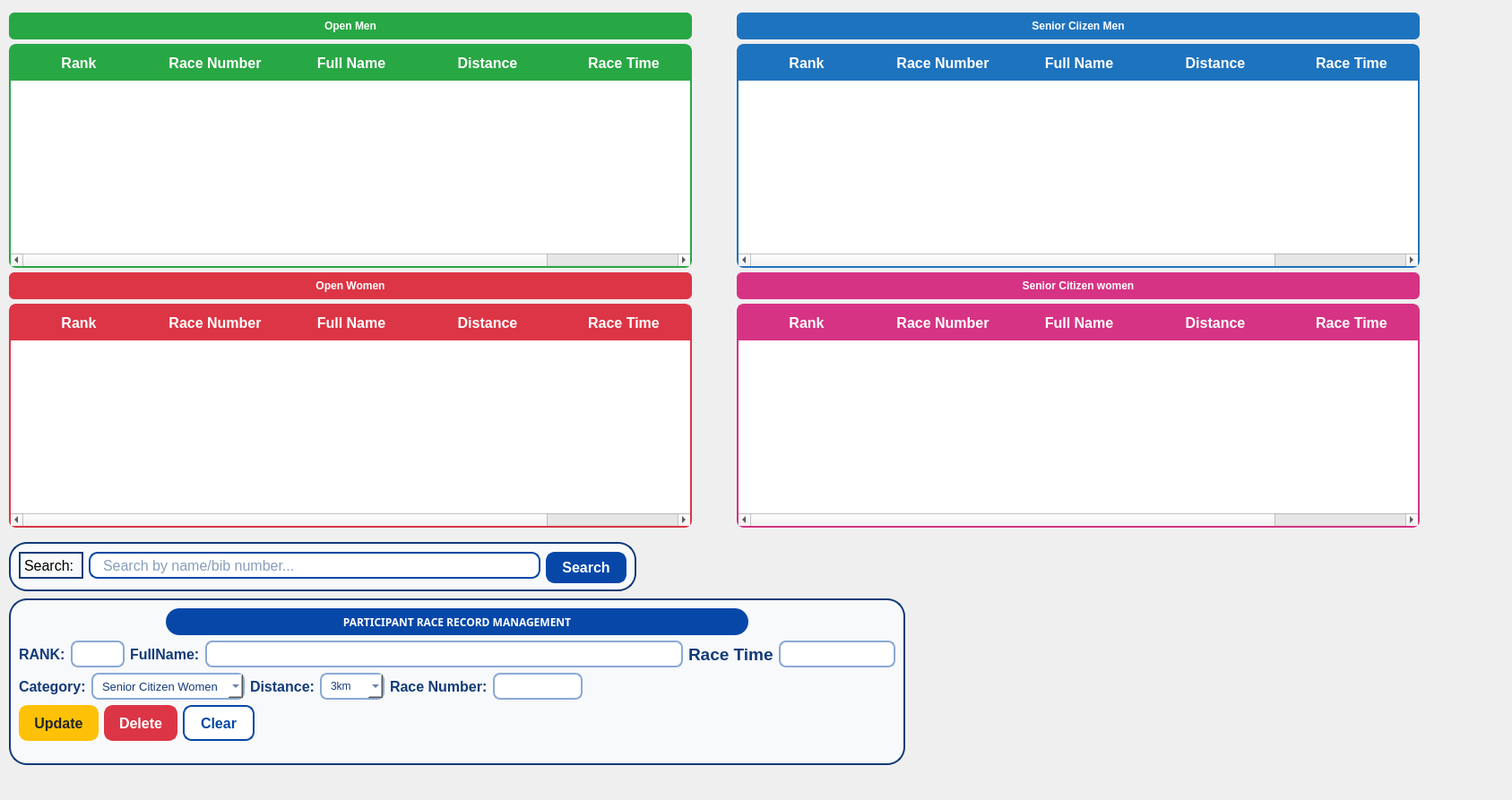
<?xml version="1.0" encoding="UTF-8"?>
<ui version="4.0">
 <class>participantDataRecordPagebg</class>
 <widget class="QWidget" name="participantDataRecordPagebg">
  <property name="geometry">
   <rect>
    <x>0</x>
    <y>0</y>
    <width>1687</width>
    <height>893</height>
   </rect>
  </property>
  <property name="windowTitle">
   <string>Form</string>
  </property>
  <widget class="QWidget" name="layoutWidget">
   <property name="geometry">
    <rect>
     <x>10</x>
     <y>10</y>
     <width>1574</width>
     <height>884</height>
    </rect>
   </property>
   <layout class="QGridLayout" name="gridLayout_2">
    <property name="bottomMargin">
     <number>30</number>
    </property>
    <property name="verticalSpacing">
     <number>5</number>
    </property>
    <item row="0" column="0">
     <layout class="QGridLayout" name="gridLayout" rowstretch="0,0,0,0">
      <property name="horizontalSpacing">
       <number>50</number>
      </property>
      <property name="verticalSpacing">
       <number>5</number>
      </property>
      <item row="0" column="1">
       <widget class="QLabel" name="label_3">
        <property name="minimumSize">
         <size>
          <width>0</width>
          <height>30</height>
         </size>
        </property>
        <property name="maximumSize">
         <size>
          <width>16777215</width>
          <height>30</height>
         </size>
        </property>
        <property name="font">
         <font>
          <family>Arial</family>
          <pointsize>9</pointsize>
          <weight>75</weight>
          <bold>true</bold>
         </font>
        </property>
        <property name="styleSheet">
         <string notr="true">QLabel {
    background-color: #1E73BE;
    color: white;
    border-radius: 6px;
    padding: 8px 15px;
    font-family: Arial;
    font-weight: bold;
}</string>
        </property>
        <property name="text">
         <string>Senior Ciizen Men</string>
        </property>
        <property name="alignment">
         <set>Qt::AlignCenter</set>
        </property>
       </widget>
      </item>
      <item row="2" column="1">
       <widget class="QLabel" name="label_4">
        <property name="minimumSize">
         <size>
          <width>0</width>
          <height>30</height>
         </size>
        </property>
        <property name="font">
         <font>
          <family>Arial</family>
          <pointsize>9</pointsize>
          <weight>75</weight>
          <bold>true</bold>
         </font>
        </property>
        <property name="styleSheet">
         <string notr="true">QLabel {
    background-color: #D63384;
    color: white;
    border-radius: 6px;
    padding: 8px 15px;
    font-family: Arial;
    font-weight: bold;
}</string>
        </property>
        <property name="text">
         <string>Senior Citizen women</string>
        </property>
        <property name="alignment">
         <set>Qt::AlignCenter</set>
        </property>
       </widget>
      </item>
      <item row="0" column="0">
       <widget class="QLabel" name="label">
        <property name="maximumSize">
         <size>
          <width>16777215</width>
          <height>30</height>
         </size>
        </property>
        <property name="font">
         <font>
          <family>Arial</family>
          <pointsize>9</pointsize>
          <weight>75</weight>
          <bold>true</bold>
         </font>
        </property>
        <property name="styleSheet">
         <string notr="true">QLabel {
    background-color: #28A745;
    color: white;
    border-radius: 6px;
    padding: 8px 15px;
    font-family: Arial;
    font-weight: bold;
}</string>
        </property>
        <property name="text">
         <string>Open Men</string>
        </property>
        <property name="alignment">
         <set>Qt::AlignCenter</set>
        </property>
       </widget>
      </item>
      <item row="1" column="0">
       <widget class="QTableWidget" name="openMenTable">
        <property name="minimumSize">
         <size>
          <width>760</width>
          <height>250</height>
         </size>
        </property>
        <property name="maximumSize">
         <size>
          <width>16777215</width>
          <height>250</height>
         </size>
        </property>
        <property name="font">
         <font>
          <family>Arial</family>
          <pointsize>12</pointsize>
         </font>
        </property>
        <property name="styleSheet">
         <string notr="true">QTableWidget {
    background-color: white;
    color: #222222;
    border: 2px solid #28A745;
    border-radius: 8px;
    gridline-color: #D8EAD8;
    font-family: Arial;
}

QTableWidget::item {
    padding: 6px;
}

QHeaderView::section {
    background-color: #28A745;
    color: white;
    padding: 8px;
    border: none;
    font-family: Arial;
    font-weight: bold;
}</string>
        </property>
        <property name="editTriggers">
         <set>QAbstractItemView::NoEditTriggers</set>
        </property>
        <attribute name="horizontalHeaderDefaultSectionSize">
         <number>152</number>
        </attribute>
        <attribute name="horizontalHeaderStretchLastSection">
         <bool>true</bool>
        </attribute>
        <column>
         <property name="text">
          <string>Rank</string>
         </property>
        </column>
        <column>
         <property name="text">
          <string>Race Number</string>
         </property>
        </column>
        <column>
         <property name="text">
          <string>Full Name</string>
         </property>
        </column>
        <column>
         <property name="text">
          <string>Distance</string>
         </property>
        </column>
        <column>
         <property name="text">
          <string>Race Time</string>
         </property>
        </column>
       </widget>
      </item>
      <item row="2" column="0">
       <widget class="QLabel" name="label_2">
        <property name="minimumSize">
         <size>
          <width>0</width>
          <height>30</height>
         </size>
        </property>
        <property name="maximumSize">
         <size>
          <width>16777215</width>
          <height>30</height>
         </size>
        </property>
        <property name="font">
         <font>
          <family>Arial</family>
          <pointsize>9</pointsize>
          <weight>75</weight>
          <bold>true</bold>
         </font>
        </property>
        <property name="styleSheet">
         <string notr="true">QLabel {
    background-color: #DC3545;
    color: white;
    border-radius: 6px;
    padding: 8px 15px;
    font-family: Arial;
    font-weight: bold;
}</string>
        </property>
        <property name="text">
         <string>Open Women</string>
        </property>
        <property name="alignment">
         <set>Qt::AlignCenter</set>
        </property>
       </widget>
      </item>
      <item row="1" column="1">
       <widget class="QTableWidget" name="seniorCitizenMenTable">
        <property name="minimumSize">
         <size>
          <width>760</width>
          <height>250</height>
         </size>
        </property>
        <property name="maximumSize">
         <size>
          <width>16777215</width>
          <height>250</height>
         </size>
        </property>
        <property name="font">
         <font>
          <family>Arial</family>
          <pointsize>12</pointsize>
         </font>
        </property>
        <property name="styleSheet">
         <string notr="true">QTableWidget {
    background-color: white;
    color: #222222;
    border: 2px solid #1E73BE;
    border-radius: 8px;
    gridline-color: #D6E4F0;
    font-family: Arial;
}

QTableWidget::item {
    padding: 6px;
}

QHeaderView::section {
    background-color: #1E73BE;
    color: white;
    padding: 8px;
    border: none;
    font-family: Arial;
    font-weight: bold;
}</string>
        </property>
        <property name="editTriggers">
         <set>QAbstractItemView::NoEditTriggers</set>
        </property>
        <attribute name="horizontalHeaderDefaultSectionSize">
         <number>152</number>
        </attribute>
        <attribute name="horizontalHeaderStretchLastSection">
         <bool>true</bool>
        </attribute>
        <column>
         <property name="text">
          <string>Rank</string>
         </property>
        </column>
        <column>
         <property name="text">
          <string>Race Number</string>
         </property>
        </column>
        <column>
         <property name="text">
          <string>Full Name</string>
         </property>
        </column>
        <column>
         <property name="text">
          <string>Distance</string>
         </property>
        </column>
        <column>
         <property name="text">
          <string>Race Time</string>
         </property>
        </column>
       </widget>
      </item>
      <item row="3" column="0">
       <widget class="QTableWidget" name="openWomenTable">
        <property name="minimumSize">
         <size>
          <width>760</width>
          <height>250</height>
         </size>
        </property>
        <property name="maximumSize">
         <size>
          <width>16777215</width>
          <height>250</height>
         </size>
        </property>
        <property name="font">
         <font>
          <family>Arial</family>
          <pointsize>12</pointsize>
         </font>
        </property>
        <property name="styleSheet">
         <string notr="true">QTableWidget {
    background-color: white;
    color: #222222;
    border: 2px solid #DC3545;
    border-radius: 8px;
    gridline-color: #F3D6D9;
    font-family: Arial;
}

QTableWidget::item {
    padding: 6px;
}

QHeaderView::section {
    background-color: #DC3545;
    color: white;
    padding: 8px;
    border: none;
    font-family: Arial;
    font-weight: bold;
}</string>
        </property>
        <property name="editTriggers">
         <set>QAbstractItemView::NoEditTriggers</set>
        </property>
        <attribute name="horizontalHeaderDefaultSectionSize">
         <number>152</number>
        </attribute>
        <attribute name="horizontalHeaderStretchLastSection">
         <bool>true</bool>
        </attribute>
        <column>
         <property name="text">
          <string>Rank</string>
         </property>
        </column>
        <column>
         <property name="text">
          <string>Race Number</string>
         </property>
        </column>
        <column>
         <property name="text">
          <string>Full Name</string>
         </property>
        </column>
        <column>
         <property name="text">
          <string>Distance</string>
         </property>
        </column>
        <column>
         <property name="text">
          <string>Race Time</string>
         </property>
        </column>
       </widget>
      </item>
      <item row="3" column="1">
       <widget class="QTableWidget" name="seniorCitizenWomenTable">
        <property name="minimumSize">
         <size>
          <width>760</width>
          <height>250</height>
         </size>
        </property>
        <property name="maximumSize">
         <size>
          <width>16777215</width>
          <height>250</height>
         </size>
        </property>
        <property name="font">
         <font>
          <family>Arial</family>
          <pointsize>12</pointsize>
         </font>
        </property>
        <property name="styleSheet">
         <string notr="true">QTableWidget {
    background-color: white;
    color: #222222;
    border: 2px solid #D63384;
    border-radius: 8px;
    gridline-color: #F3D5E5;
    font-family: Arial;

}

QTableWidget::item {
    padding: 6px;
}

QHeaderView::section {
    background-color: #D63384;
    color: white;
    padding: 8px;
    border: none;
    font-family: Arial;
    font-weight: bold;
}</string>
        </property>
        <property name="editTriggers">
         <set>QAbstractItemView::NoEditTriggers</set>
        </property>
        <attribute name="horizontalHeaderDefaultSectionSize">
         <number>152</number>
        </attribute>
        <attribute name="horizontalHeaderStretchLastSection">
         <bool>true</bool>
        </attribute>
        <column>
         <property name="text">
          <string>Rank</string>
         </property>
        </column>
        <column>
         <property name="text">
          <string>Race Number</string>
         </property>
        </column>
        <column>
         <property name="text">
          <string>Full Name</string>
         </property>
        </column>
        <column>
         <property name="text">
          <string>Distance</string>
         </property>
        </column>
        <column>
         <property name="text">
          <string>Race Time</string>
         </property>
        </column>
       </widget>
      </item>
     </layout>
    </item>
    <item row="1" column="0">
     <layout class="QVBoxLayout" name="verticalLayout">
      <property name="spacing">
       <number>15</number>
      </property>
      <property name="bottomMargin">
       <number>5</number>
      </property>
      <item>
       <widget class="QFrame" name="frame_2">
        <property name="sizePolicy">
         <sizepolicy hsizetype="Preferred" vsizetype="Preferred">
          <horstretch>0</horstretch>
          <verstretch>0</verstretch>
         </sizepolicy>
        </property>
        <property name="minimumSize">
         <size>
          <width>483</width>
          <height>55</height>
         </size>
        </property>
        <property name="maximumSize">
         <size>
          <width>700</width>
          <height>40</height>
         </size>
        </property>
        <property name="styleSheet">
         <string notr="true"> background-color: #F8F9FA;
    border: 2px solid #123B78;
    border-radius: 20px;

</string>
        </property>
        <property name="frameShape">
         <enum>QFrame::StyledPanel</enum>
        </property>
        <property name="frameShadow">
         <enum>QFrame::Raised</enum>
        </property>
        <layout class="QHBoxLayout" name="horizontalLayout_4">
         <property name="bottomMargin">
          <number>5</number>
         </property>
         <item>
          <layout class="QHBoxLayout" name="horizontalLayout_3">
           <property name="bottomMargin">
            <number>30</number>
           </property>
           <item>
            <widget class="QLabel" name="label_10">
             <property name="minimumSize">
              <size>
               <width>50</width>
               <height>30</height>
              </size>
             </property>
             <property name="maximumSize">
              <size>
               <width>150</width>
               <height>16777215</height>
              </size>
             </property>
             <property name="font">
              <font>
               <pointsize>12</pointsize>
              </font>
             </property>
             <property name="text">
              <string>Search: </string>
             </property>
            </widget>
           </item>
           <item>
            <widget class="QLineEdit" name="searchLineEdit">
             <property name="minimumSize">
              <size>
               <width>300</width>
               <height>30</height>
              </size>
             </property>
             <property name="maximumSize">
              <size>
               <width>600</width>
               <height>16777215</height>
              </size>
             </property>
             <property name="font">
              <font>
               <family>Arial</family>
               <pointsize>12</pointsize>
              </font>
             </property>
             <property name="styleSheet">
              <string notr="true">QLineEdit {
    background-color: #FFFFFF;
    color: #123B78;
    border: 2px solid #0647A8;
    border-radius: 10px;
    padding-left: 12px;
    padding-right: 12px;
    font-family: Arial;
}

QLineEdit:hover {
    border: 2px solid #0B5CC7;
}

QLineEdit:focus {
    border: 2px solid #0647A8;
}</string>
             </property>
             <property name="placeholderText">
              <string>Search by name/bib number...</string>
             </property>
            </widget>
           </item>
           <item>
            <widget class="QPushButton" name="searchButton">
             <property name="minimumSize">
              <size>
               <width>90</width>
               <height>35</height>
              </size>
             </property>
             <property name="maximumSize">
              <size>
               <width>200</width>
               <height>16777215</height>
              </size>
             </property>
             <property name="font">
              <font>
               <family>Arial</family>
               <pointsize>12</pointsize>
               <weight>75</weight>
               <bold>true</bold>
              </font>
             </property>
             <property name="styleSheet">
              <string notr="true">QPushButton {
    background-color: #0647A8;
    color: #FFFFFF;
    border: 2px solid #0647A8;
    border-radius: 10px;
    padding: 6px 15px;
    font-family: Arial;
    font-weight: bold;
}

QPushButton:hover {
    background-color: #0B5CC7;
    border: 2px solid #0B5CC7;
}

QPushButton:pressed {
    background-color: #043777;
}</string>
             </property>
             <property name="text">
              <string>Search</string>
             </property>
            </widget>
           </item>
          </layout>
         </item>
        </layout>
       </widget>
      </item>
      <item>
       <widget class="QFrame" name="registrationFrame">
        <property name="sizePolicy">
         <sizepolicy hsizetype="Preferred" vsizetype="Preferred">
          <horstretch>0</horstretch>
          <verstretch>0</verstretch>
         </sizepolicy>
        </property>
        <property name="minimumSize">
         <size>
          <width>1000</width>
          <height>0</height>
         </size>
        </property>
        <property name="maximumSize">
         <size>
          <width>1000</width>
          <height>195</height>
         </size>
        </property>
        <property name="styleSheet">
         <string notr="true"> background-color: #F8F9FA;
    border: 2px solid #123B78;
    border-radius: 20px;</string>
        </property>
        <property name="frameShape">
         <enum>QFrame::StyledPanel</enum>
        </property>
        <property name="frameShadow">
         <enum>QFrame::Raised</enum>
        </property>
        <layout class="QGridLayout" name="gridLayout_3">
         <property name="bottomMargin">
          <number>15</number>
         </property>
         <item row="3" column="0">
          <layout class="QHBoxLayout" name="horizontalLayout_7">
           <property name="bottomMargin">
            <number>10</number>
           </property>
           <item>
            <widget class="QPushButton" name="updateButton">
             <property name="minimumSize">
              <size>
               <width>80</width>
               <height>40</height>
              </size>
             </property>
             <property name="font">
              <font>
               <family>Arial</family>
               <pointsize>12</pointsize>
               <weight>75</weight>
               <bold>true</bold>
              </font>
             </property>
             <property name="styleSheet">
              <string notr="true">QPushButton {
    background-color: #FFC107;
    color: #212529;
    border: 2px solid #FFC107;
    border-radius: 10px;
    padding: 6px 15px;
    font-family: Arial;
    font-weight: bold;
}

QPushButton:hover {
    background-color: #E0A800;
    border: 2px solid #E0A800;
}

QPushButton:pressed {
    background-color: #C69500;
}</string>
             </property>
             <property name="text">
              <string>Update</string>
             </property>
            </widget>
           </item>
           <item>
            <widget class="QPushButton" name="deleteButton">
             <property name="minimumSize">
              <size>
               <width>80</width>
               <height>40</height>
              </size>
             </property>
             <property name="font">
              <font>
               <family>Arial</family>
               <pointsize>12</pointsize>
               <weight>75</weight>
               <bold>true</bold>
              </font>
             </property>
             <property name="styleSheet">
              <string notr="true">QPushButton {
    background-color: #DC3545;
    color: #FFFFFF;
    border: 2px solid #DC3545;
    border-radius: 10px;
    padding: 6px 15px;
    font-family: Arial;
    font-weight: bold;
}

QPushButton:hover {
    background-color: #C82333;
    border: 2px solid #C82333;
}

QPushButton:pressed {
    background-color: #A71D2A;
}</string>
             </property>
             <property name="text">
              <string>Delete</string>
             </property>
            </widget>
           </item>
           <item>
            <widget class="QPushButton" name="clearButton">
             <property name="minimumSize">
              <size>
               <width>80</width>
               <height>40</height>
              </size>
             </property>
             <property name="font">
              <font>
               <family>Arial</family>
               <pointsize>12</pointsize>
               <weight>75</weight>
               <bold>true</bold>
              </font>
             </property>
             <property name="styleSheet">
              <string notr="true">QPushButton {
    background-color: #FFFFFF;
    color: #0647A8;
    border: 2px solid #0647A8;
    border-radius: 10px;
    padding: 6px 15px;
    font-family: Arial;
    font-weight: bold;
}

QPushButton:hover {
    background-color: #EAF2FF;
    border: 2px solid #0B5CC7;
    color: #0B5CC7;
}

QPushButton:pressed {
    background-color: #D6E6FF;
}</string>
             </property>
             <property name="text">
              <string>Clear</string>
             </property>
            </widget>
           </item>
           <item>
            <spacer name="horizontalSpacer_4">
             <property name="orientation">
              <enum>Qt::Horizontal</enum>
             </property>
             <property name="sizeHint" stdset="0">
              <size>
               <width>40</width>
               <height>20</height>
              </size>
             </property>
            </spacer>
           </item>
          </layout>
         </item>
         <item row="0" column="0">
          <layout class="QHBoxLayout" name="horizontalLayout_6">
           <item>
            <spacer name="horizontalSpacer_3">
             <property name="orientation">
              <enum>Qt::Horizontal</enum>
             </property>
             <property name="sizeHint" stdset="0">
              <size>
               <width>40</width>
               <height>20</height>
              </size>
             </property>
            </spacer>
           </item>
           <item>
            <widget class="QLabel" name="label_12">
             <property name="minimumSize">
              <size>
               <width>650</width>
               <height>30</height>
              </size>
             </property>
             <property name="maximumSize">
              <size>
               <width>16777215</width>
               <height>30</height>
              </size>
             </property>
             <property name="font">
              <font>
               <family>Arial Black</family>
               <pointsize>9</pointsize>
               <weight>75</weight>
               <bold>true</bold>
              </font>
             </property>
             <property name="styleSheet">
              <string notr="true"> background-color: #0647A8;
    color: #FFFFFF;
    border: none;
    border-radius: 15px;
    padding: 8px;</string>
             </property>
             <property name="text">
              <string>PARTICIPANT RACE RECORD MANAGEMENT</string>
             </property>
             <property name="alignment">
              <set>Qt::AlignCenter</set>
             </property>
             <property name="wordWrap">
              <bool>true</bool>
             </property>
            </widget>
           </item>
           <item>
            <spacer name="horizontalSpacer_2">
             <property name="orientation">
              <enum>Qt::Horizontal</enum>
             </property>
             <property name="sizeHint" stdset="0">
              <size>
               <width>40</width>
               <height>20</height>
              </size>
             </property>
            </spacer>
           </item>
          </layout>
         </item>
         <item row="1" column="0">
          <layout class="QHBoxLayout" name="horizontalLayout_2" stretch="0,0,0,0,0,0,0,0,0">
           <item>
            <layout class="QFormLayout" name="formLayout_7"/>
           </item>
           <item>
            <widget class="QLabel" name="label_9">
             <property name="minimumSize">
              <size>
               <width>40</width>
               <height>20</height>
              </size>
             </property>
             <property name="font">
              <font>
               <family>Arial</family>
               <pointsize>12</pointsize>
               <weight>75</weight>
               <bold>true</bold>
              </font>
             </property>
             <property name="styleSheet">
              <string notr="true">QLabel {
    background-color: transparent;
    color: #123B78;
    border: none;
    font-family: Arial;
    font-weight: bold;
}</string>
             </property>
             <property name="text">
              <string>RANK:</string>
             </property>
            </widget>
           </item>
           <item>
            <widget class="QLineEdit" name="rankLineEdit">
             <property name="minimumSize">
              <size>
               <width>50</width>
               <height>30</height>
              </size>
             </property>
             <property name="maximumSize">
              <size>
               <width>60</width>
               <height>16777215</height>
              </size>
             </property>
             <property name="font">
              <font>
               <family>Arial</family>
               <pointsize>10</pointsize>
              </font>
             </property>
             <property name="styleSheet">
              <string notr="true">QLineEdit {
    background-color: #FFFFFF;
    color: #123B78;
    border: 2px solid #8AA9D6;
    border-radius: 8px;
    padding-left: 10px;
    padding-right: 10px;
}

QLineEdit:hover {
    border: 2px solid #0647A8;
}

QLineEdit:focus {
    border: 2px solid #0647A8;
}</string>
             </property>
             <property name="readOnly">
              <bool>true</bool>
             </property>
            </widget>
           </item>
           <item>
            <layout class="QFormLayout" name="formLayout_10"/>
           </item>
           <item>
            <widget class="QLabel" name="label_5">
             <property name="minimumSize">
              <size>
               <width>50</width>
               <height>20</height>
              </size>
             </property>
             <property name="font">
              <font>
               <family>Arial</family>
               <pointsize>12</pointsize>
               <weight>75</weight>
               <bold>true</bold>
              </font>
             </property>
             <property name="styleSheet">
              <string notr="true">QLabel {
    background-color: transparent;
    color: #123B78;
    border: none;
    font-family: Arial;
    font-weight: bold;
}</string>
             </property>
             <property name="text">
              <string>FullName:</string>
             </property>
            </widget>
           </item>
           <item>
            <widget class="QLineEdit" name="fullNameLineEdit">
             <property name="minimumSize">
              <size>
               <width>200</width>
               <height>30</height>
              </size>
             </property>
             <property name="font">
              <font>
               <family>Arial</family>
               <pointsize>10</pointsize>
              </font>
             </property>
             <property name="styleSheet">
              <string notr="true">QLineEdit {
    background-color: #FFFFFF;
    color: #123B78;
    border: 2px solid #8AA9D6;
    border-radius: 8px;
    padding-left: 10px;
    padding-right: 10px;
}

QLineEdit:hover {
    border: 2px solid #0647A8;
}

QLineEdit:focus {
    border: 2px solid #0647A8;
}</string>
             </property>
            </widget>
           </item>
           <item>
            <layout class="QFormLayout" name="formLayout_6"/>
           </item>
           <item>
            <widget class="QLabel" name="label_8">
             <property name="font">
              <font>
               <family>Arial</family>
               <pointsize>14</pointsize>
               <weight>75</weight>
               <bold>true</bold>
              </font>
             </property>
             <property name="styleSheet">
              <string notr="true">QLabel {
    background-color: transparent;
    color: #123B78;
    border: none;
    font-family: Arial;
    font-weight: bold;
}</string>
             </property>
             <property name="text">
              <string>Race Time</string>
             </property>
            </widget>
           </item>
           <item>
            <widget class="QLineEdit" name="raceTimeLineEdit">
             <property name="minimumSize">
              <size>
               <width>130</width>
               <height>30</height>
              </size>
             </property>
             <property name="maximumSize">
              <size>
               <width>120</width>
               <height>16777215</height>
              </size>
             </property>
             <property name="font">
              <font>
               <family>Arial</family>
               <pointsize>10</pointsize>
              </font>
             </property>
             <property name="styleSheet">
              <string notr="true">QLineEdit {
    background-color: #FFFFFF;
    color: #123B78;
    border: 2px solid #8AA9D6;
    border-radius: 8px;
    padding-left: 10px;
    padding-right: 10px;
}

QLineEdit:hover {
    border: 2px solid #0647A8;
}

QLineEdit:focus {
    border: 2px solid #0647A8;
}</string>
             </property>
            </widget>
           </item>
          </layout>
         </item>
         <item row="2" column="0">
          <layout class="QHBoxLayout" name="horizontalLayout">
           <item>
            <layout class="QFormLayout" name="formLayout_3">
             <item row="0" column="0">
              <widget class="QLabel" name="label_16">
               <property name="font">
                <font>
                 <family>Arial</family>
                 <pointsize>12</pointsize>
                 <weight>75</weight>
                 <bold>true</bold>
                </font>
               </property>
               <property name="styleSheet">
                <string notr="true">QLabel {
    background-color: transparent;
    color: #123B78;
    border: none;
    font-family: Arial;
    font-weight: bold;
}</string>
               </property>
               <property name="text">
                <string>Category:</string>
               </property>
              </widget>
             </item>
             <item row="0" column="1">
              <widget class="QComboBox" name="categoryComboBox">
               <property name="minimumSize">
                <size>
                 <width>100</width>
                 <height>30</height>
                </size>
               </property>
               <property name="font">
                <font>
                 <family>Arial</family>
                 <pointsize>10</pointsize>
                </font>
               </property>
               <property name="styleSheet">
                <string notr="true">QComboBox {
    background-color: #FFFFFF;
    color: #123B78;
    border: 2px solid #8AA9D6;
    border-radius: 8px;
    padding-left: 10px;
    padding-right: 10px;
}

QComboBox:hover {
    border: 2px solid #0647A8;
}

QComboBox:focus {
    border: 2px solid #0647A8;
}

QComboBox QAbstractItemView {
    background-color: #FFFFFF;
    color: #123B78;
    selection-background-color: #0647A8;
    selection-color: #FFFFFF;
}</string>
               </property>
               <item>
                <property name="text">
                 <string>Senior Citizen Women</string>
                </property>
               </item>
               <item>
                <property name="text">
                 <string>Senior Citizen Men</string>
                </property>
               </item>
               <item>
                <property name="text">
                 <string>Open Women</string>
                </property>
               </item>
               <item>
                <property name="text">
                 <string>Open Men</string>
                </property>
               </item>
              </widget>
             </item>
            </layout>
           </item>
           <item>
            <layout class="QFormLayout" name="formLayout_2">
             <item row="0" column="0">
              <widget class="QLabel" name="label_18">
               <property name="font">
                <font>
                 <family>Arial</family>
                 <pointsize>12</pointsize>
                 <weight>75</weight>
                 <bold>true</bold>
                </font>
               </property>
               <property name="styleSheet">
                <string notr="true">QLabel {
    background-color: transparent;
    color: #123B78;
    border: none;
    font-family: Arial;
    font-weight: bold;
}</string>
               </property>
               <property name="text">
                <string>Distance:</string>
               </property>
              </widget>
             </item>
             <item row="0" column="1">
              <widget class="QComboBox" name="distanceComboBox">
               <property name="minimumSize">
                <size>
                 <width>20</width>
                 <height>30</height>
                </size>
               </property>
               <property name="maximumSize">
                <size>
                 <width>100</width>
                 <height>16777215</height>
                </size>
               </property>
               <property name="styleSheet">
                <string notr="true">QComboBox {
    background-color: #FFFFFF;
    color: #123B78;
    border: 2px solid #8AA9D6;
    border-radius: 8px;
    padding-left: 10px;
    padding-right: 10px;
}

QComboBox:hover {
    border: 2px solid #0647A8;
}

QComboBox:focus {
    border: 2px solid #0647A8;
}

QComboBox QAbstractItemView {
    background-color: #FFFFFF;
    color: #123B78;
    selection-background-color: #0647A8;
    selection-color: #FFFFFF;
}</string>
               </property>
               <item>
                <property name="text">
                 <string>3km</string>
                </property>
               </item>
               <item>
                <property name="text">
                 <string>5km</string>
                </property>
               </item>
               <item>
                <property name="text">
                 <string>10km</string>
                </property>
               </item>
               <item>
                <property name="text">
                 <string>21km</string>
                </property>
               </item>
               <item>
                <property name="text">
                 <string>42km</string>
                </property>
               </item>
              </widget>
             </item>
            </layout>
           </item>
           <item>
            <layout class="QFormLayout" name="formLayout">
             <item row="0" column="0">
              <widget class="QLabel" name="label_19">
               <property name="font">
                <font>
                 <family>Arial</family>
                 <pointsize>12</pointsize>
                 <weight>75</weight>
                 <bold>true</bold>
                </font>
               </property>
               <property name="styleSheet">
                <string notr="true">QLabel {
    background-color: transparent;
    color: #123B78;
    border: none;
    font-family: Arial;
    font-weight: bold;
}</string>
               </property>
               <property name="text">
                <string>Race Number:</string>
               </property>
              </widget>
             </item>
             <item row="0" column="1">
              <widget class="QLineEdit" name="raceNumberLineEdit">
               <property name="minimumSize">
                <size>
                 <width>70</width>
                 <height>30</height>
                </size>
               </property>
               <property name="maximumSize">
                <size>
                 <width>100</width>
                 <height>16777215</height>
                </size>
               </property>
               <property name="font">
                <font>
                 <family>Arial</family>
                 <pointsize>10</pointsize>
                </font>
               </property>
               <property name="styleSheet">
                <string notr="true">QLineEdit {
    background-color: #FFFFFF;
    color: #123B78;
    border: 2px solid #8AA9D6;
    border-radius: 8px;
    padding-left: 10px;
    padding-right: 10px;
}

QLineEdit:hover {
    border: 2px solid #0647A8;
}

QLineEdit:focus {
    border: 2px solid #0647A8;
}</string>
               </property>
              </widget>
             </item>
            </layout>
           </item>
          </layout>
         </item>
        </layout>
       </widget>
      </item>
     </layout>
    </item>
   </layout>
  </widget>
 </widget>
 <resources/>
 <connections/>
</ui>
